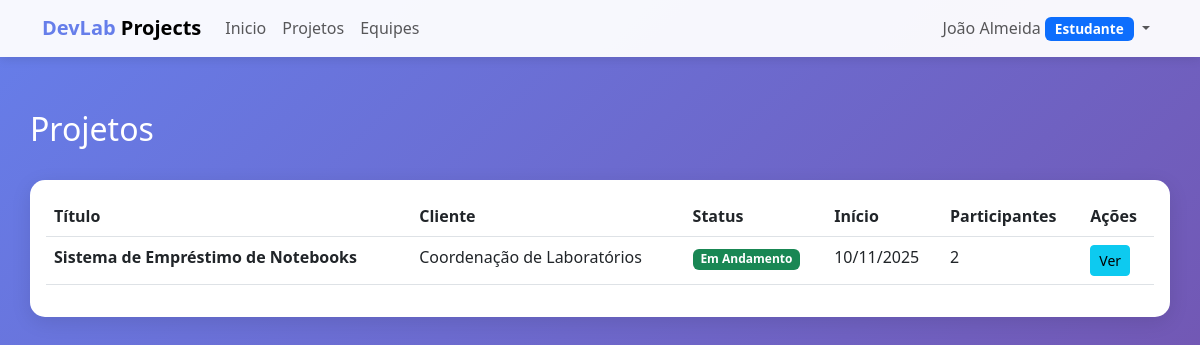
The page /projetos/ (signed in) on the database its author committed.
### meuapp/models.py (models this page shows, shortened)
class Usuario(AbstractUser):
    TIPO_CHOICES = [
        ('coordenador', 'Coordenador'),
        ('professor', 'Professor'),
        ('estudante', 'Estudante'),
    ]
    tipo = models.CharField(max_length=20, choices=TIPO_CHOICES, default='estudante')
    matricula = models.CharField(max_length=20, unique=True, null=True, blank=True)
    cpf = models.CharField(max_length=11, unique=True, null=True, blank=True)
    data_nascimento = models.DateField(null=True, blank=True)
    curso = models.CharField(max_length=100, blank=True)
    class Meta:
        verbose_name = 'Usuário'
        verbose_name_plural = 'Usuários'

class Projeto(models.Model):
    STATUS_CHOICES = [
        ('planejado', 'Planejado'),
        ('andamento', 'Em Andamento'),
        ('concluido', 'Concluído'),
    ]
    titulo = models.CharField(max_length=200)
    descricao = models.TextField()
    cliente = models.CharField(max_length=200)
    status = models.CharField(max_length=20, choices=STATUS_CHOICES, default='planejado')
    data_inicio = models.DateField()
    data_fim_prevista = models.DateField()
    participantes = models.ManyToManyField(Usuario, through='ParticipacaoProjeto', related_name='projetos_participando')
    criado_em = models.DateTimeField(auto_now_add=True)
    atualizado_em = models.DateTimeField(auto_now=True)
    class Meta:
        verbose_name = 'Projeto'
        verbose_name_plural = 'Projetos'
        ordering = ['-criado_em']
    def total_participantes(self):
        return self.membros_por_equipes().count()
    def membros_por_equipes(self):
        return Usuario.objects.filter(equipes_participando__projeto=self).distinct()

### meuapp/views.py (the view)
# urls.py: path('projetos/', views.projeto_lista, name='projeto_lista'),
@login_required
def projeto_lista(request):
    if request.user.tipo == 'coordenador':
        projetos = Projeto.objects.all()
    else:
        projetos = request.user.projetos_participando.all()
    query = request.GET.get('q')
    if query:
        projetos = projetos.filter(
            Q(titulo__icontains=query) |
            Q(cliente__icontains=query) |
            Q(descricao__icontains=query)
        )
    return render(request, 'projetos/lista.html', {'projetos': projetos})

### meuapp/templates/projetos/lista.html (shortened to what this page needs)
{% extends 'base.html' %}
{% block content %}
<div class="row mb-4">
    <div class="col-12">
        <div class="d-flex justify-content-between align-items-center">
            <h2 class="text-white">Projetos</h2>
        </div>
    </div>
</div>
<div class="card">
    <div class="card-body">
        {% if projetos %}
        <div class="table-responsive">
            <table class="table table-hover">
                <thead>
                    <tr>
                        <th>Título</th>
                        <th>Cliente</th>
                        <th>Status</th>
                        <th>Início</th>
                        <th>Participantes</th>
                        <th>Ações</th>
                    </tr>
                </thead>
                <tbody>
                    {% for projeto in projetos %}
                    <tr>
                        <td><strong>{{ projeto.titulo }}</strong></td>
                        <td>{{ projeto.cliente }}</td>
                        <td>
                            <span class="badge bg-{{ projeto.status|yesno:'success,warning,secondary' }}">
                                {{ projeto.get_status_display }}
                            </span>
                        </td>
                        <td>{{ projeto.data_inicio|date:"d/m/Y" }}</td>
                        <td>{{ projeto.total_participantes }}</td>
                        <td>
                            <a href="{% url 'projeto_detalhes' projeto.pk %}" class="btn btn-sm btn-info">
                                Ver
                            </a>
                        </td>
                    </tr>
                    {% endfor %}
                </tbody>
            </table>
        </div>
        {% else %}
        <p class="text-center text-muted py-5">Nenhum projeto encontrado</p>
        {% endif %}
    </div>
</div>
{% endblock %}

### meuapp/templates/base.html (shortened to what this page needs)
<!DOCTYPE html>
<html lang="pt-br">
<head>
    <link href="https://cdn.jsdelivr.net/npm/bootstrap@5.3.0/dist/css/bootstrap.min.css" rel="stylesheet">
</head>
<body>
    {% if user.is_authenticated %}
    <nav class="navbar navbar-expand-lg navbar-light bg-light fixed-top">
        <div class="container">
            <a class="navbar-brand fw-bold" href="{% url 'dashboard' %}">
                <span style="color: #667eea;">DevLab</span> Projects
            </a>
            <div class="collapse navbar-collapse" id="navbarNav">
                <ul class="navbar-nav me-auto">
                    <li class="nav-item">
                        <a class="nav-link" href="{% url 'dashboard' %}">Inicio</a>
                    </li>
                    <li class="nav-item">
                        <a class="nav-link" href="{% url 'projeto_lista' %}">Projetos</a>
                    </li>
                    <li class="nav-item">
                        <a class="nav-link" href="{% url 'equipe_lista' %}">Equipes</a>
                    </li>
                </ul>
                <ul class="navbar-nav">
                    <li class="nav-item dropdown">
                        <a class="nav-link dropdown-toggle" href="#" id="userDropdown" role="button"
                           data-bs-toggle="dropdown">
                            {{ user.get_full_name|default:user.username }}
                            <span class="badge bg-primary badge-tipo">{{ user.get_tipo_display }}</span>
                        </a>
                    </li>
                </ul>
            </div>
        </div>
    </nav>
    {% endif %}
    <div class="container main-content">
        {% block content %}{% endblock %}
    </div>
</body>
</html>

### meuapp/templates/base.html (style rules this page uses)
body { min-height: 100vh; background: linear-gradient(135deg, #667eea 0%, #764ba2 100%); }
.navbar { background: rgba(255, 255, 255, 0.95) !important; box-shadow: 0 2px 10px rgba(0,0,0,0.1); }
.main-content { margin-top: 80px; padding: 30px 0; }
.card { border: none; border-radius: 15px; box-shadow: 0 5px 20px rgba(0,0,0,0.1); margin-bottom: 20px; }
.badge-tipo { font-size: 0.85em; padding: 5px 10px; }

### rows shown on the page
Usuario: get_full_name "João Almeida", tipo "Estudante"
Projeto: titulo "Sistema de Empréstimo de Notebooks", cliente "Coordenação de Laboratórios", status "Em Andamento", data_inicio "10/11/2025", total_participantes "2"
